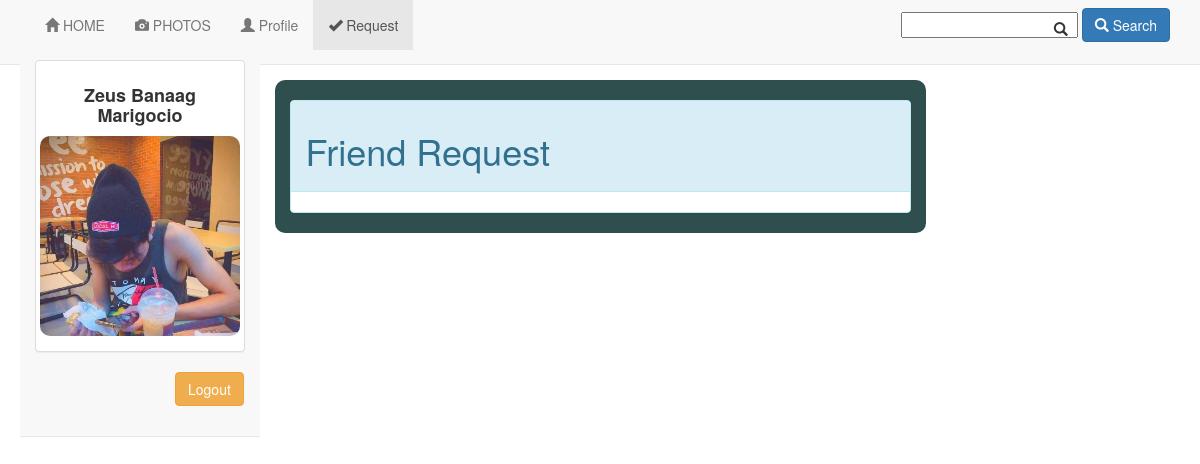
The page /friend_request.php (signed in) on the database its author committed.
### tables this page shows
CREATE TABLE `users` (
  `user_id` int(11) NOT NULL,
  `email` varchar(65) NOT NULL,
  `username` varchar(65) NOT NULL,
  `password` varchar(65) NOT NULL,
  `Firstname` varchar(65) NOT NULL,
  `Middlename` varchar(65) NOT NULL,
  `Lastname` varchar(65) NOT NULL,
  `Gender` varchar(65) NOT NULL,
  `Photo` varchar(65) NOT NULL
);

### perfect_function.php (called while the page is built, shortened)
<?php
function getConnection()
{
	$servername = "localhost";
	$username = "root";
	$password = "";
	$dbname = "socialmedia";
	$conn = new mysqli($servername, $username, $password, $dbname);
	return $conn;
}
function custom_query($mysql_query)
{
	$conn = getConnection();
	$sql = $mysql_query;
	$result = $conn->query($sql);
	return $result;
}
?>

### friend_request.php (the view, shortened to what this page needs)
<?php
    include "header3.php";
    $query = "Select Firstname, Photo, Middlename, Lastname from users where user_id = '$id'";
    $custom = custom_query($query);
    foreach($custom as $key => $row){
        $photo = $row['Photo'];
        $Firstname = $row['Firstname'];
        $Middlename = $row['Middlename'];
        $Lastname = $row['Lastname'];
    }
?>
<div class = "container" style="margin:0 auto;width:80%;">
	<div class="navbar navbar navbar-default navbar-fixed-top container" style = "width:20%;margin:60px 0 0 20px;" >
			<div class="panel panel-default">
				<div class="panel-body">
					<div class="row">
						<div class="col-xs-12">
							<h4 align=center>
								<b><?=$Firstname. " ". $Middlename. " ". $Lastname?> </b>
							</h4>
						</div>
                        <div align="center">
                            <?php
                                if ($photo!=""){
                            ?>
                                <img src="user_pics/<?=$photo?>" width = "200" height="200" style="border-radius:10px;">
                                <br>
                            <?php } else{ ?>
                                <img src="user_pics/default.jpg" width = "200" height="200" style="border-radius:10px;">
                            <?php
                            }
                            ?>
                        </div>
					</div>
				</div>
			</div>
            <a href="logout.php" class="btn btn-warning" style="margin: 0px 0px 0px 140px;">Logout</a>
            <p> <br> </p>
	</div>
    <div class="container" style = "width:70%;margin:60px auto 0 auto;border-radius:10px;background-color:#2F4F4F" >
    <br>
        <div class="panel panel-info">
			<div class="panel-heading">
				<div class="media">
					<h1>Friend Request</h1>
                </div>
            </div>
        <br>
</div>

### rows shown on the page
users: Firstname "Zeus", Middlename "Banaag", Lastname "Marigocio", Photo (picture)
